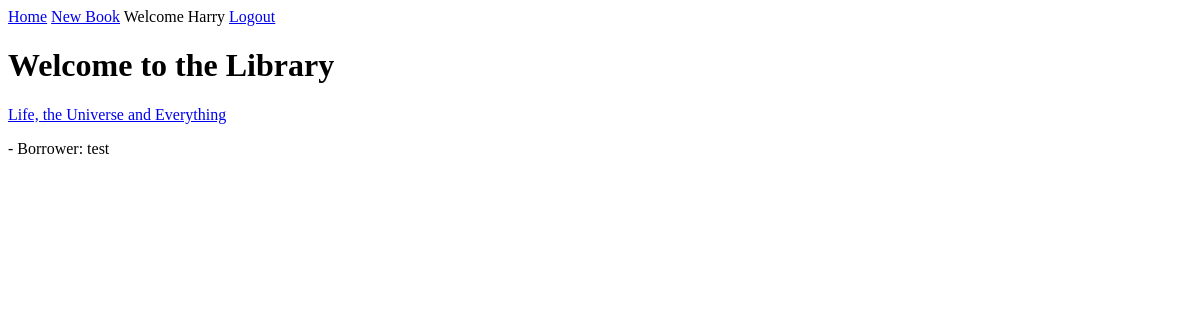
Page /books/ (signed in) on the earlier database version.
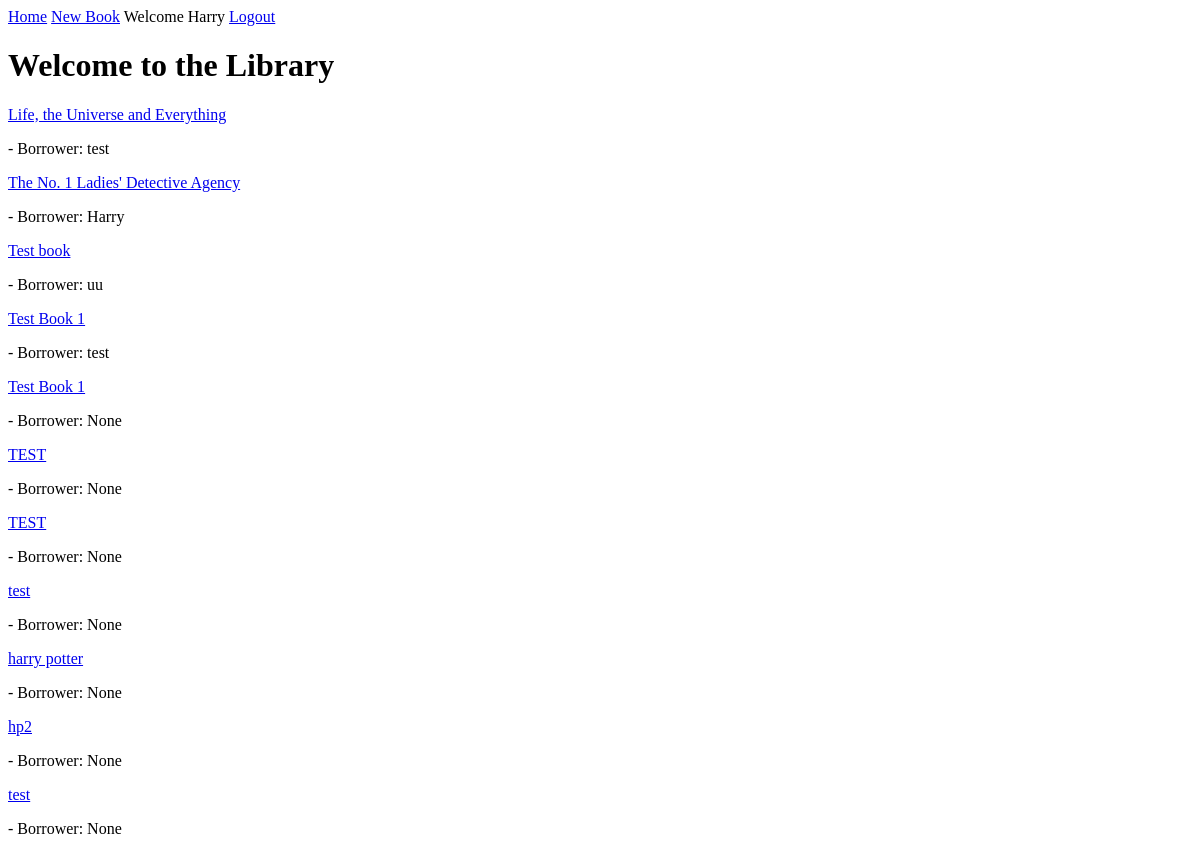
Same page on the later database version.
### library/models.py (models this page shows, shortened)
class Books(models.Model):
    title = models.CharField(max_length = 100)
    author = models.ForeignKey(Author, on_delete=models.SET_NULL, null=True)
    borrower = models.ForeignKey(User, on_delete=models.SET_NULL, blank=True, null=True)

### library/views.py (the view)
# urls.py: path('', views.home, name="library-home"),
@login_required
def home(request):
    data = {'books': Books.objects.all()}
    return render(request, 'index.html', data)

### library/templates/index.html
{% extends "base.html" %}
{% block content %}
    <h1>Welcome to the Library</h1>
    {% for book in books %}
        <p><a href="{% url 'library-show' id=book.id %}">{{book.title}}</a></p>
        <p> - Borrower: {{book.borrower}}</p>
    {% endfor %}
{% endblock content%}

### library/templates/base.html (shortened to what this page needs)
{% load static %}
<!DOCTYPE html>
<html>
    <head>
    </head>
    <body>
        <nav>
            <a href="{% url 'library-home' %}">Home</a>
            <a href="{% url 'library-new' %}">New Book</a>
            {% if user.is_authenticated %}
                <span>Welcome {{user}}</span>
                <a href="{% url 'logout' %}">Logout</a>
            {% else %}
                <a href="{% url 'signup' %}">Sign Up</a>
                <a href="{% url 'login' %}">Log In</a>
            {% endif %}
        </nav>
        <main>{% block content%} {% endblock content%}</main>
    </body>
</html>

Differences in the rows shown:
added Books: title "The No. 1 Ladies' Detective Agency", borrower "Harry"
added Books: title "Test book", borrower "uu"
added Books: title "Test Book 1", borrower "test"
added Books: title "Test Book 1", borrower "None"
added Books: title "TEST", borrower "None"
added Books: title "TEST", borrower "None"
added Books: title "test", borrower "None"
added Books: title "harry potter", borrower "None"
added Books: title "hp2", borrower "None"
added Books: title "test", borrower "None"
